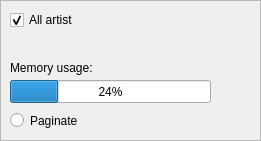
   <widget class="QFrame" name="memory_frame">
    <property name="geometry">
     <rect>
      <x>0</x>
      <y>460</y>
      <width>261</width>
      <height>141</height>
     </rect>
    </property>
    <property name="frameShape">
     <enum>QFrame::StyledPanel</enum>
    </property>
    <property name="frameShadow">
     <enum>QFrame::Raised</enum>
    </property>
    <widget class="QRadioButton" name="paginateBtn">
     <property name="geometry">
      <rect>
       <x>10</x>
       <y>110</y>
       <width>100</width>
       <height>21</height>
      </rect>
     </property>
     <property name="text">
      <string>Paginate</string>
     </property>
    </widget>
    <widget class="QLabel" name="memoryUsageLabel">
     <property name="geometry">
      <rect>
       <x>10</x>
       <y>60</y>
       <width>231</width>
       <height>16</height>
      </rect>
     </property>
     <property name="text">
      <string>Memory usage: </string>
     </property>
    </widget>
    <widget class="QProgressBar" name="memoryPB">
     <property name="geometry">
      <rect>
       <x>10</x>
       <y>80</y>
       <width>201</width>
       <height>23</height>
      </rect>
     </property>
     <property name="value">
      <number>24</number>
     </property>
    </widget>
    <widget class="QCheckBox" name="allBtn">
     <property name="geometry">
      <rect>
       <x>10</x>
       <y>10</y>
       <width>212</width>
       <height>20</height>
      </rect>
     </property>
     <property name="text">
      <string>All artist</string>
     </property>
     <property name="checked">
      <bool>true</bool>
     </property>
    </widget>
   </widget>
